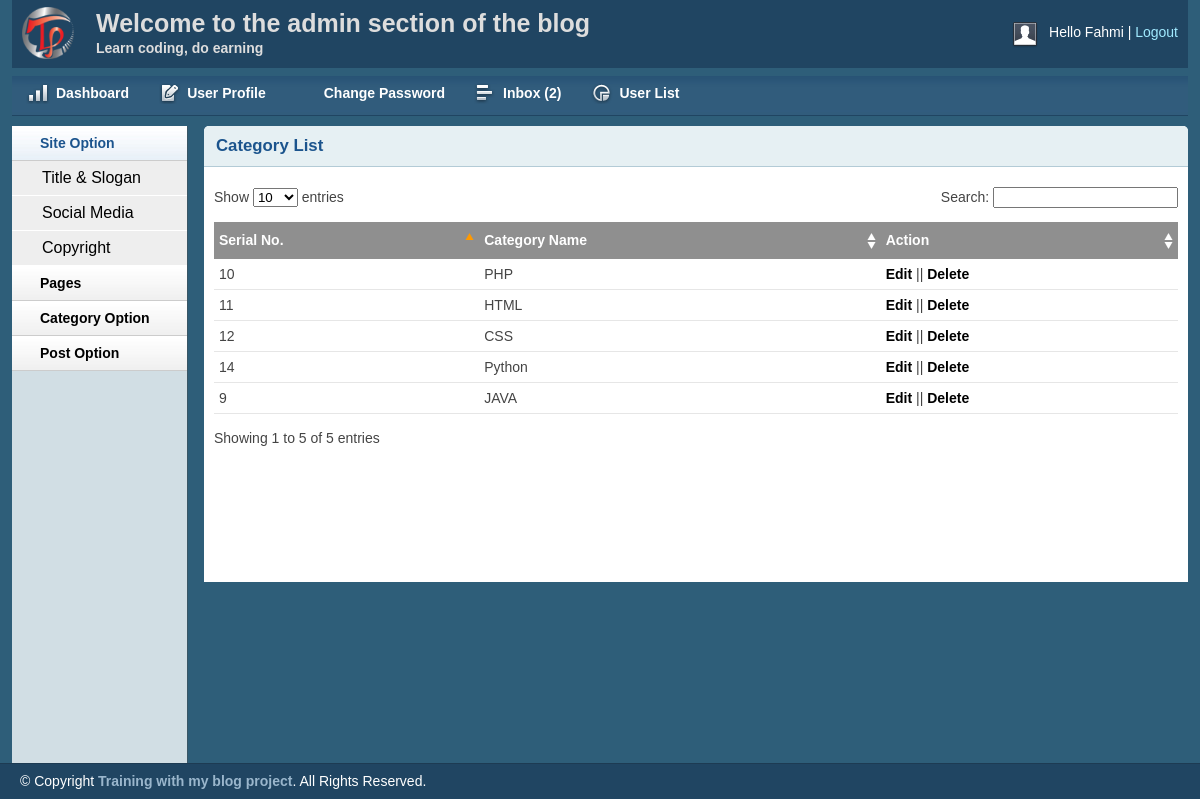
The page /admin/catlist.php (signed in) on the database its author committed.
### tables this page shows
CREATE TABLE `tbl_catagory` (
  `id` int(11) NOT NULL,
  `cat_name` varchar(100) NOT NULL
);

### lib/Database.php (called while the page is built, shortened)
<?php
Class Database{
	public $host   = DB_HOST;
	public $user   = DB_USER;
	public $pass   = DB_PASS;
	public $dbname = DB_NAME;
	public $link;
	private function connectDB(){
	$this->link = new mysqli($this->host, $this->user, $this->pass, $this->dbname);
 }
	public function select($query){
		$result = $this->link->query($query) or die($this->link->error.__LINE__);
		if($result->num_rows > 0){
			return $result;
		} else {
			return false;
		}
	}
}
?>

### admin/catlist.php (the view, shortened to what this page needs)
<?php include('inc/header.php'); ?>
<?php include('inc/sidebar.php'); ?>
<div class="grid_10">
    <div class="box round first grid">
      <h2>Category List</h2>
        <div class="block">
            <table class="data display datatable" id="example">
    <thead>
            <tr>
                    <th>Serial No.</th>
                    <th>Category Name</th>
                    <th>Action</th>
            </tr>
    </thead>
    <tbody>
    <?php
    $sql = "SELECT * FROM tbl_catagory";
    $catagory = $db->select($sql);
if($catagory)
{
    while($value = $catagory->fetch_assoc())
    {
    ?>
    <tr class="odd gradeX">
    <td><?= $value['id']; ?></td>
    <td><?= $value['cat_name']; ?></td>
    <td>
        <a href="edit_catagory.php?catid=<?=$value['id']?>">Edit</a>
        || <a onclick="return confirm('Are you sure to delete')"
              href="?catid=<?=$value['id']?>">Delete</a>
    </td>
     </tr>
   <?php } ?>
<?php } ?>
    </tbody>
  </table>
       </div>
    </div>
</div>
               <?php include('inc/footer.php'); ?>

### admin/css/layout.css (style rules this page uses)
body { background: #fff none repeat scroll 0 0; color: #444; font-size: 14px; padding: 0; }
a { color: #000; font-weight:bold; text-decoration: none; }
h1, h2, h3, h4, h5, h6 { line-height:1.2em; margin-bottom:.3em; }
h2 { margin-top:1em; }
.box { background:#fff; margin-bottom:20px; padding:10px 10px 10px 10px; margin-left:-8px; }
.box.grid { padding-bottom:40px; }
.box.round { -moz-border-radius: 5px 5px 0px 0px; -webkit-border-radius: 5px 5px 0px 0px; border-radius: 5px 5px 0px 0px; }
.box h2 { font-size:1.2em; font-weight:bold; color:#1B548D; background:#E6F0F3; margin:-10px -10px 0 -10px; padding:10px 12px; border-bottom:1px solid #B3CBD6; -moz-border-radius: 5px 5px 0px 0px; -webkit-border-radius: 5px 5px 0px 0px; border-radius: 5px 5px 0px 0px; }
.box.first { min-height: 406px; }
.block { padding-top:20px; }
.block { padding-bottom:1px; }
table.display { margin: 0 auto; clear: both; width: 100%; }
.sorting_asc { background: #8f8f8f url(../img/table/sort_asc.png) no-repeat center right; padding:8px 5px; text-align:left; color:#fff; }
.sorting { background:#8f8f8f url(../img/table/sort_both.png) no-repeat center right; padding:8px 5px; text-align:left; color:#fff; }
tr.odd { height: 30px; line-height: 30px; border-bottom:1px solid #e6e6e6; }
tr.even { height: 30px; line-height: 30px; border-bottom:1px solid #e6e6e6; }
tr.odd td, tr.even td { padding-left:5px; }

### rows shown on the page
tbl_catagory: id "9", cat_name "JAVA"
tbl_catagory: id "10", cat_name "PHP"
tbl_catagory: id "11", cat_name "HTML"
tbl_catagory: id "12", cat_name "CSS"
tbl_catagory: id "14", cat_name "Python"

### other values the page prints
Session::get('username') "Fahmi"
$count "2"
